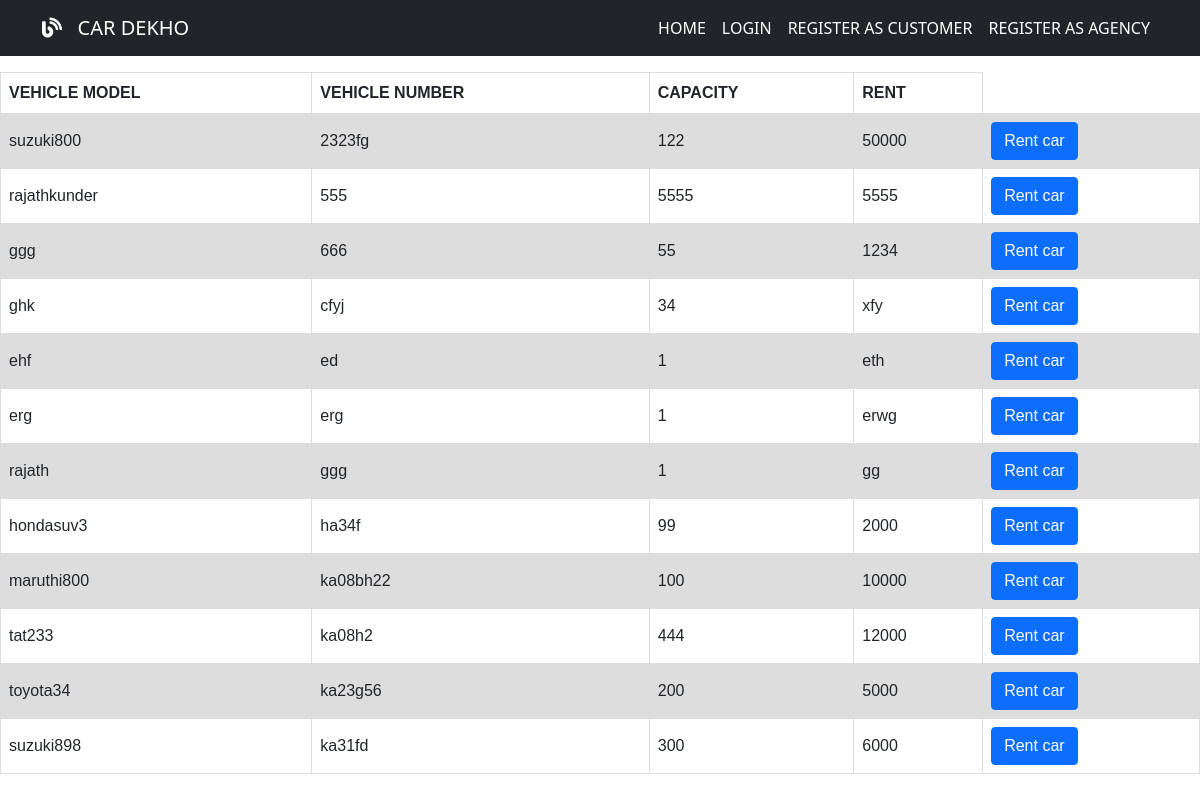
The page / on the database its author committed.
### tables this page shows
CREATE TABLE `cars` (
  `model` varchar(30) NOT NULL,
  `number` varchar(33) NOT NULL,
  `capacity` varchar(33) NOT NULL,
  `rent` varchar(33) NOT NULL,
  `agency` varchar(30) NOT NULL,
  `status` varchar(30) NOT NULL,
  `booked_by` varchar(30) NOT NULL,
  `start_date` varchar(33) NOT NULL,
  `totaldays` varchar(33) NOT NULL
);

### index.php (the view, shortened to what this page needs)
<?php
echo '
<!DOCTYPE html>
<html>
<head>
<link rel="stylesheet" href="https://use.fontawesome.com/releases/v5.14.0/css/all.css">
 <link rel="stylesheet" href="https://stackpath.bootstrapcdn.com/bootstrap/4.5.2/css/bootstrap.min.css">
    <link href="https://cdn.jsdelivr.net/npm/bootstrap@5.0.2/dist/css/bootstrap.min.css" rel="stylesheet">
</head>
<body>
<section>
<nav class="navbar navbar-dark navbar-expand-sm bg-dark fixed-top">
        <div class="container">
        <a href="/" class="navbar-brand">
        <i class="fas fa-blog"></i> &nbsp;
        CAR DEKHO
        </a>
        <div id="navbarCollapse" class="collapse navbar-collapse">
        <ul class="navbar-nav ml-auto">
            <li class="nav-item">
                <a href="" class="nav-link active">
                    HOME
                </a>
            </li>
            <li class="nav-item">
                <a href="login.php" class="nav-link active">
                    LOGIN
                </a>
            </li>
            <li class="nav-item">
                <a href="registrationcustomer.php" class="nav-link active">
                    REGISTER AS CUSTOMER
                </a>
            </li>
            <li class="nav-item">
                <a href="registrationcaragency.php" class="nav-link active">
                   REGISTER AS AGENCY
                </a>
            </li>
        </ul>
        </div>
    </div>
    <script src="https://stackpath.bootstrapcdn.com/bootstrap/4.5.2/js/bootstrap.min.js"></script></section><br><br>
    ';
    include("connect.php");
$insert = "select *from cars where status='available'";
$rslt=$con->query($insert);
echo '<br><section>
<table>
<tr><th>VEHICLE MODEL</th><th>VEHICLE NUMBER</th><th>CAPACITY</th><th>RENT</th></tr>
';
 while ($r=$rslt->fetch_assoc()) {
echo'
<tr><td>'.$r['model'].'</td><td>'.$r['number'].'</td><td>'.$r['capacity'].'</td><td>'.$r['rent'].'</td><td><button class="btn btn-primary" onclick=window.location.href="login.php">Rent car</button></td></tr>'
;
}
?>

### index.php (style rules this page uses)
table { font-family: arial, sans-serif; border-collapse: collapse; width: 100%; }
td, th { border: 1px solid #dddddd; text-align: left; padding: 8px; }
tr:nth-child(even) { background-color: #dddddd; }

### rows shown on the page
cars: model "suzuki800", number "2323fg", capacity "122", rent "50000"
cars: model "rajathkunder", number "555", capacity "5555", rent "5555"
cars: model "ggg", number "666", capacity "55", rent "1234"
cars: model "ghk", number "cfyj", capacity "34", rent "xfy"
cars: model "ehf", number "ed", capacity "1", rent "eth"
cars: model "erg", number "erg", capacity "1", rent "erwg"
cars: model "rajath", number "ggg", capacity "1", rent "gg"
cars: model "hondasuv3", number "ha34f", capacity "99", rent "2000"
cars: model "maruthi800", number "ka08bh22", capacity "100", rent "10000"
cars: model "tat233", number "ka08h2", capacity "444", rent "12000"
cars: model "toyota34", number "ka23g56", capacity "200", rent "5000"
cars: model "suzuki898", number "ka31fd", capacity "300", rent "6000"
